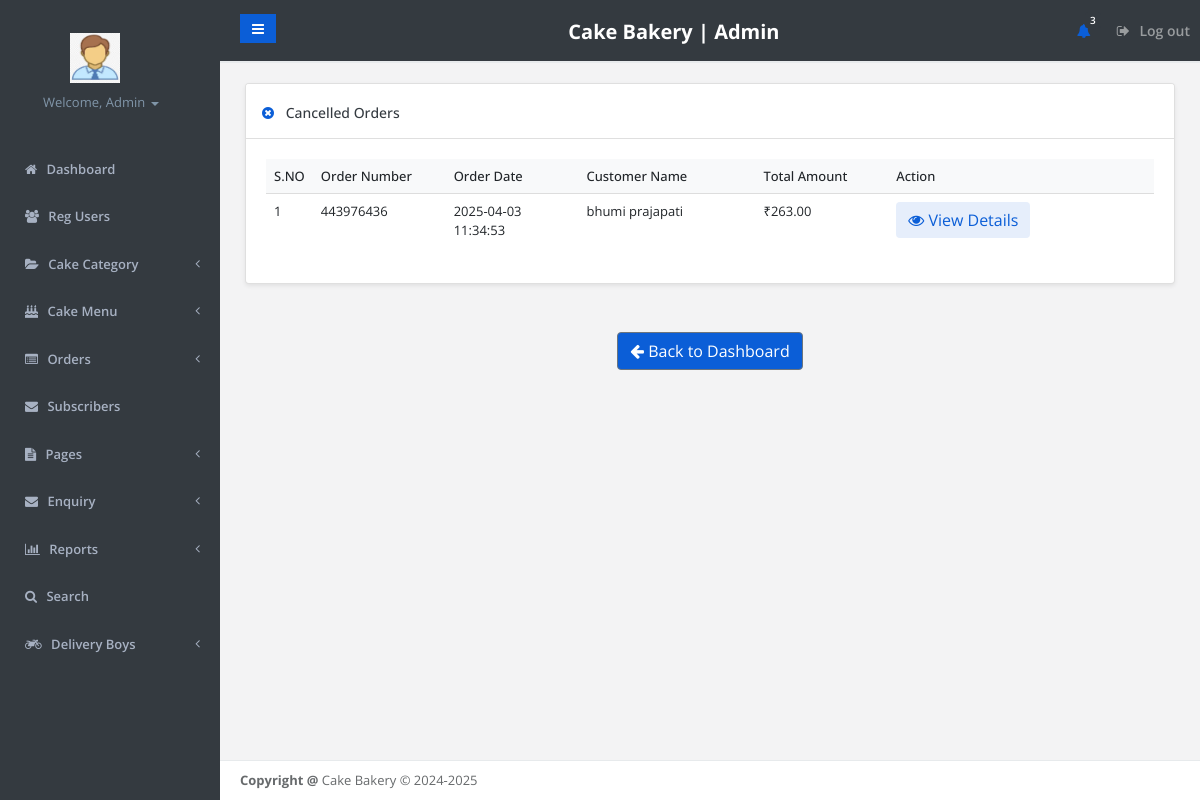
Screenshot of /admin/canclled-order.php (signed in) with the database file from the repository.
### tables this page shows
CREATE TABLE `tblorderaddresses` (
  `ID` int(11) NOT NULL,
  `UserId` char(100) DEFAULT NULL,
  `Ordernumber` varchar(50) DEFAULT NULL,
  `Flatnobuldngno` varchar(255) DEFAULT NULL,
  `StreetName` varchar(255) DEFAULT NULL,
  `Area` varchar(255) DEFAULT NULL,
  `Landmark` varchar(255) DEFAULT NULL,
  `City` varchar(255) DEFAULT NULL,
  `OrderTime` timestamp NOT NULL DEFAULT current_timestamp(),
  `OrderFinalStatus` varchar(255) DEFAULT NULL
);

CREATE TABLE `tbluser` (
  `ID` int(10) NOT NULL,
  `FirstName` varchar(45) DEFAULT NULL,
  `LastName` text DEFAULT NULL,
  `Email` varchar(120) DEFAULT NULL,
  `MobileNumber` bigint(11) DEFAULT NULL,
  `Password` varchar(120) DEFAULT NULL,
  `RegDate` timestamp NOT NULL DEFAULT current_timestamp(),
  `status` enum('active','deleted') DEFAULT 'active'
);

### admin/canclled-order.php (the view, shortened to what this page needs)
<?php
    include 'includes/dbconnection.php';
    if (strlen($_SESSION['fosaid'] == 0)) {
        header('location:logout.php');
    } else {
    ?>
<!DOCTYPE html>
<html>
<head>
    <link href="css/bootstrap.min.css" rel="stylesheet">
    <link href="font-awesome/css/font-awesome.css" rel="stylesheet">
    <link href="css/plugins/iCheck/custom.css" rel="stylesheet">
    <link href="css/plugins/steps/jquery.steps.css" rel="stylesheet">
    <link href="css/animate.css" rel="stylesheet">
    <link href="css/style.css" rel="stylesheet">
</head>
<body>
    <div id="wrapper">
    <?php include_once 'includes/leftbar.php'; ?>
        <div id="page-wrapper" class="gray-bg">
             <?php include_once 'includes/header.php'; ?>
        <div class="row border-bottom">
        </div>
        <div class="wrapper wrapper-content animated fadeInRight">
            <div class="row">
                <div class="col-lg-12">
                    <div class="card">
                        <div class="card-header">
                            <h4 class="card-title"><i class="fa fa-times-circle"></i> Cancelled Orders</h4>
                        </div>
                        <div class="card-body">
                            <div class="table-responsive">
                                <table class="table table-hover">
                                    <thead>
                                        <tr>
                                            <th width="5%">S.NO</th>
                                            <th width="15%">Order Number</th>
                                            <th width="15%">Order Date</th>
                                            <th width="20%">Customer Name</th>
                                            <th width="15%">Total Amount</th>
                                            <th width="30%">Action</th>
                                        </tr>
                                    </thead>
                                    <tbody>
                                        <?php
                                        $ret = mysqli_query($con, "select * from tblorderaddresses where OrderFinalStatus='Order Cancelled'");
                                        $cnt = 1;
                                        while ($row = mysqli_fetch_array($ret)) {
                                            $customerQuery = mysqli_query($con, "SELECT FirstName, LastName FROM tbluser WHERE ID = '".$row['UserId']."'");
                                            $customerData = mysqli_fetch_array($customerQuery);
                                            if (!$customerData) {
                                                $customerName = "Unknown Customer";
                                            } else {
                                                $customerName = $customerData['FirstName'] . ' ' . $customerData['LastName'];
                                            }
                                            $orderQuery = mysqli_query($con, "SELECT SUM(Price) as TotalAmount FROM tblorders WHERE OrderNumber = '".$row['Ordernumber']."'");
                                            $orderData = mysqli_fetch_array($orderQuery);
                                            if (!$orderData || $orderData['TotalAmount'] === null) {
                                                $totalAmount = 0;
                                            } else {
                                                $totalAmount = $orderData['TotalAmount'];
                                            }
                                        ?>
                                        <tr>
                                            <td><?php echo $cnt; ?></td>
                                            <td><?php echo $row['Ordernumber']; ?></td>
                                            <td><?php echo $row['OrderTime']; ?></td>
                                            <td><?php echo $customerName; ?></td>
                                            <td>₹<?php echo number_format($totalAmount, 2); ?></td>
                                            <td>
                                                <a href="viewcakeorder.php?orderid=<?php echo $row['Ordernumber']; ?>" class="btn btn-view">
                                                    <i class="fa fa-eye"></i> View Details
                                                </a>
                                            </td>
                                        </tr>
                                        <?php
                                        $cnt = $cnt + 1;
                                        }?>
                                    </tbody>
                                </table>
                            </div>
                        </div>
                    </div>
                </div>
            </div>
            <div class="text-center mt-4 mb-3">
                <a style="background-color: #0B5ED7;" href="dashboard.php" class="btn btn-secondary">
                    <i class="fa fa-arrow-left"></i> Back to Dashboard
                </a>
            </div>
        </div>
        <?php include_once 'includes/footer.php'; ?>
        </div>
        </div>
</body>
</html>
<?php }?>

### admin/includes/leftbar.php (shortened to what this page needs)
<!DOCTYPE html>
<html lang="en">
<head>
</head>
<body>
</body>
</html>
<nav  class="navbar-default navbar-static-side" role="navigation">
    <div class="sidebar-collapse">
        <ul style="  background: #343A40 !important"; class="nav metismenu" id="side-menu">
            <li style="  background: #343A40 !important"; class="nav-header">
                <div class="dropdown profile-element">
                    <img alt="Admin Logo" class="img-fluid"
                        src="/new cake/cake/images.jpeg"
                        onerror="this.onerror=null; this.src='/new cake/cake/images.jpeg';"
                        style="width: 50px; height: 50px; margin-bottom: 10px;margin-left: 45px;" />
                    <a data-toggle="dropdown" class="dropdown-toggle" href="#">
                        <?php
                            $admid = $_SESSION['fosaid'];
                            $ret   = mysqli_query($con, "SELECT AdminName FROM tbladmin WHERE ID='$admid'");
                            $row   = mysqli_fetch_array($ret);
                            $name  = $row['AdminName'];
                        ?>
                        <span class="text-muted text-xs block"  style="margin-left: 18px;">
                            Welcome,                                                                                                                                                                                                                                                                                                                                                                                                                                                                                                                                                                                                                                                                                                                                                                                                                                                                                                                                                                                                                                                                                                                                                                                                                                                                                                                                                                                                                                                                                                                                     <?php echo htmlspecialchars($name); ?> <b class="caret"></b>
                        </span>
                    </a>
                </div>
            </li>
            <li>
                <a href="dashboard.php"><i class="fa fa-home"></i> <span class="nav-label">Dashboard</span></a>
            </li>
            <li>
                <a href="user-detail.php"><i class="fa fa-users"></i> <span class="nav-label">Reg Users</span></a>
            </li>
            <li style="  background: #343A40 !important";>
                <a href="#"><i class="fa fa-folder-open"></i> <span  class="nav-label">Cake Category</span><span class="fa arrow"></span></a>
            </li>
            <li>
                <a href="#"><i class="fa fa-birthday-cake"></i> <span class="nav-label">Cake Menu</span><span class="fa arrow"></span></a>
            </li>
            <li>
                <a href="#"><i class="fa fa-list-alt"></i> <span class="nav-label">Orders</span><span class="fa arrow"></span></a>
            </li>
            <li>
            <li><a href="subcriber.php"><i class="fa fa-envelope"></i> Subscribers</a></li>
            </li>
            <li>
                <a href="#"><i class="fa fa-file-text"></i> <span class="nav-label">Pages</span><span class="fa arrow"></span></a>
            </li>
            <li>
                <a href="#"><i class="fa fa-envelope"></i> <span class="nav-label">Enquiry</span><span class="fa arrow"></span></a>
            </li>
            <li>
                <a href="#"><i class="fa fa-bar-chart"></i> <span class="nav-label">Reports</span><span class="fa arrow"></span></a>
            </li>
            <li>
                <a href="search.php"><i class="fa fa-search"></i> <span class="nav-label">Search</span></a>
            </li>
            <li>
                <a href="#"><i class="fa fa-motorcycle"></i> <span class="nav-label">Delivery Boys</span><span class="fa arrow"></span></a>
            </li>
        </ul>
    </div>
</nav>

### admin/canclled-order.php (style rules this page uses)
:root { --primary-color: #0B5ED7; --secondary-color: #6c757d; --success-color: #28a745; --danger-color: #dc3545; --warning-color: #ffc107; --info-color: #17a2b8; --light-color: #f8f9fa; --dark-color: #343a40; --border-radius: 0.25rem; --box-shadow: 0 0.125rem 0.25rem rgba(0, 0, 0, 0.075); }
.card { border-radius: var(--border-radius); box-shadow: var(--box-shadow); margin-bottom: 1.5rem; }
.card-header { background-color: #fff; border-bottom: 1px solid rgba(0,0,0,.125); padding: 1rem; display: flex; justify-content: space-between; align-items: center; }
.card-title { margin-bottom: 0; color: var(--dark-color); font-weight: 500; }
.card-title i { margin-right: 0.5rem; color: var(--primary-color); }
.table { width: 100%; margin-bottom: 1rem; color: #212529; }
.table th { background-color: #f8f9fa; border-bottom: 2px solid #dee2e6; font-weight: 500; text-align: left; padding: 0.75rem; }
.table td { padding: 0.75rem; vertical-align: top; border-top: 1px solid #dee2e6; }
.btn { display: inline-block; font-weight: 400; text-align: center; white-space: nowrap; vertical-align: middle; user-select: none; border: 1px solid transparent; padding: 0.375rem 0.75rem; font-size: 1rem; line-height: 1.5; border-radius: var(--border-radius); transition: color .15s ease-in-out,background-color .15s ease-in-out,border-color .15s ease-in-out,box-shadow .15s ease-in-out; }
.btn-secondary { color: #fff; background-color: var(--secondary-color); border-color: var(--secondary-color); }
.btn-view { color: var(--primary-color); background: rgba(11, 94, 215, 0.1); border: none; text-decoration: none; }

### admin/includes/leftbar.php (style rules this page uses)
.nav { background: #343A40 !important; }
.navbar-static-side { background: #343A40 !important; }

### rows the page displays
tblorderaddresses: Ordernumber "443976436", OrderTime "2025-04-03 11:34:53", UserId.LastName "bhumi prajapati", totalAmount "263.00"

### other values shown
$name "Admin"
$num "3"
